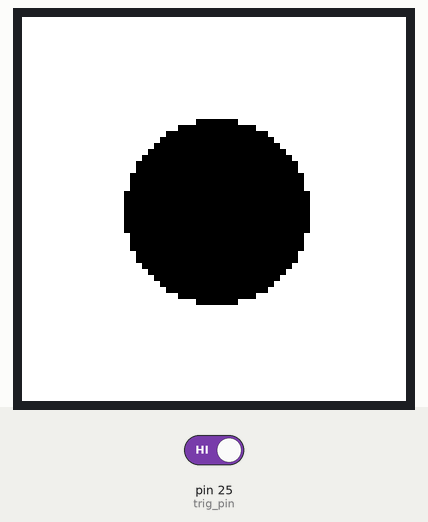
A sketch run on a simulated Arduino Mega 2560, built with avr-gcc and run on an emulated ATmega2560. Parts: 64×64 colour display. Inputs (shaded band) come from the test bench; at power-on: pin 25 (trig_pin) HIGH. What the sketch prints to the serial monitor is not drawn.

Above: at 1.3 s.
1.4 s: pin 25 (trig_pin) driven LOW
At 7.7 s:
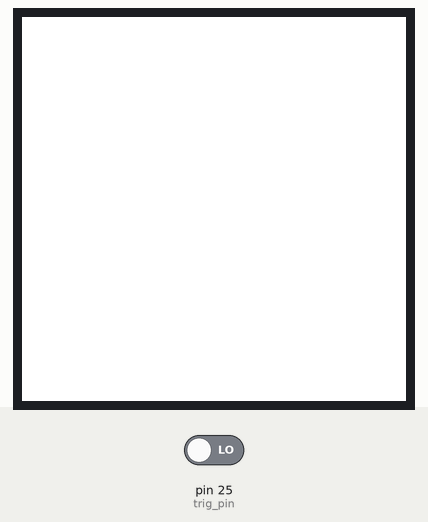
8.3 s: pin 25 (trig_pin) driven HIGH
At 14.3 s:
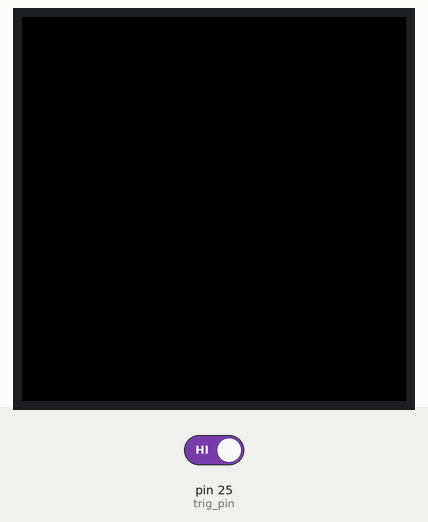

Measured:
- after the input at 8.3 s, the display: first changes after 0.10 s (image 2 shows a later state)
- what the display in image 2 shows lasts 1.1 s, from 13.5 s to 14.6 s

The sketch:

LOOM_THREAT.ino
```cpp
// Adafruit protomatter definition
#include <Adafruit_Protomatter.h>
// Color definitions
#define BLACK    0x0000
#define BLUE     0x001F
#define RED      0xF800
#define GREEN    0x07E0
#define CYAN     0x07FF
#define MAGENTA  0xF81F
#define YELLOW   0xFFE0
#define WHITE    0xFFFF

uint8_t rgbPins[]  = {7, 8, 9, 10, 11, 12};
uint8_t addrPins[] = {17, 18, 19, 20, 21};
uint8_t clockPin   = 14;
uint8_t latchPin   = 15;
uint8_t oePin      = 16;

// adafruit LED matrix object
Adafruit_Protomatter matrix(
  64,          // Width of matrix (or matrix chain) in pixels
  4,           // Bit depth, 1-6
  1, rgbPins,  // # of matrix chains, array of 6 RGB pins for each
  5, addrPins, // # of address pins (height is inferred), array of pins
  clockPin, latchPin, oePin, // Other matrix control pins
  false);      // No double-buffering here (see "doublebuffer" example)

// input pin
// Looming specific global vars
#define trig_pin 25 //A3
bool trig;

void setup(void) {
  Serial.begin(9600);
  pinMode(trig_pin, INPUT);

  // Initialize matrix...
  ProtomatterStatus status = matrix.begin();
  Serial.print("Protomatter begin() status: ");
  Serial.println((int)status);
  if(status != PROTOMATTER_OK) {
    for(;;);
  }

  matrix.fillScreen(WHITE);
  matrix.show();
}

void loop(void) {

  trig = digitalRead(trig_pin);

  if (trig == 0) {
    matrix.fillScreen(WHITE);
    matrix.show();
    delay(5);
  }

  if (trig == 1) {
    for (int i = 0; i <= 50; i++) {
      matrix.fillScreen(WHITE);
      matrix.fillCircle(32, 32, i, BLACK);
      matrix.show();
      delay(i/5);
    }
  }
}
```
